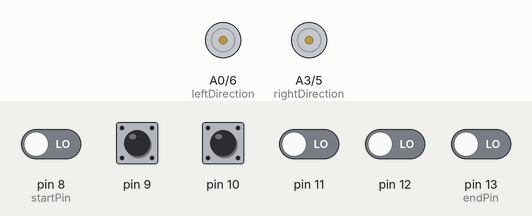
Simulated run of this sketch. Board: Arduino Uno, built with avr-gcc and run on an emulated ATmega328P. Parts: direction and speed pins drawn as motors (green arrow = direction pin HIGH = forward, orange = LOW = backward, longer = more drive). The test bench sets the inputs (shaded band); at power-on: pin 8 (startPin), pin 9–12, pin 13 (endPin) LOW. What the sketch prints to the serial monitor is not drawn.

Above: at 1.2 s.
1.3 s: pin 10 pulsed HIGH 5 times (0.12 s each, 0.3 s apart)
At 4.5 s:
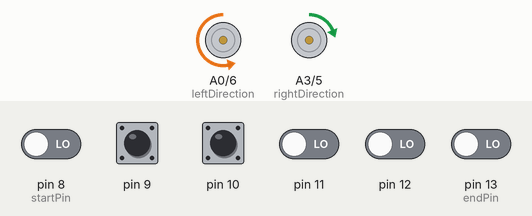
4.8 s: pin 9 pulsed HIGH 2 times (0.12 s each, 0.3 s apart)
At 11.7 s:
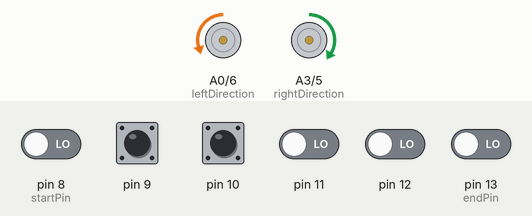
Timing chart, 0 to 13.2 s (numbered marks = the images above; inputs shaded):
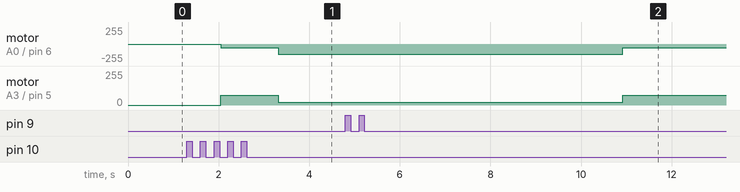

Measured:
- after the input at 4.8 s, motor on A0 (leftDirection) / pin 6 (leftPWM): backward 150/255 → backward 59/255 after 6.1 s instead of 6.5 s; motor on A3 (rightDirection) / pin 5 (rightPWM): forward 19/255 → forward 75/255 after 6.1 s instead of 6.5 s

The sketch:

drive_radio3.ino
```cpp
int startPin = 8; // to initialize the radio pins
int endPin = 13;
int lastReading[18];
int readCount;
char* pinName[] = {"elevator", "aileron", "throttle", "flaps", "aux 3", "rudder"};
int theChangePin;
char* concatOutput = "";
int biggestChange;

int leftPWM = 6;
int leftDirection = A0;
int rightPWM = 5;
int rightDirection = A3;

int radioPWM; //duration of the pulsein from the radio
int turnAmount;

boolean showSerialRadioInfo = true; //show all radio values in the serial monitor
long previousShortMillis = 0; //short interval timer
long shortInterval = 50; // short interval timer
long previousMediumMillis = 0; // medium interval timer
long mediumInterval = 2000; // medium interval timer

  void setup() {
    Serial.begin(9600);

    pinMode(leftDirection, OUTPUT);
    pinMode(rightDirection, OUTPUT);
    for (int count=startPin; count<=endPin; count++) {
      pinMode(count, INPUT);//set pins
      //lastReading[count] = 0; //fill array
    }
  }

  void loop() {
    unsigned long currentMillis = millis();

    // very frequent events
    if (currentMillis - previousShortMillis > shortInterval) {
      previousShortMillis = currentMillis;

      move();
    }

    // medium frequency events
    if (currentMillis - previousMediumMillis > mediumInterval) {
      previousMediumMillis = currentMillis;

      if (showSerialRadioInfo) { printRadioInputs(); }


    }

  }

  void move() {

    radioPWM = pulseIn(10, HIGH);

   // if (radioPWM > 1115) { //see if we should move

        if (radioPWM > 1450) { //We are moving forward
          //Serial.print(radioPWM);
          //Serial.println(" we are moving forward");

          int motorSpeed = map(radioPWM, 1450, 1910, 30, 255);
          //Serial.println(motorSpeed);

          digitalWrite(A0, HIGH); //write forward direction to left and right with split cables
          digitalWrite(A3, LOW);

          setMotorSpeeds(motorSpeed);

        } else if (radioPWM < 1350) { //We are in reverse

         // Serial.print(radioPWM);
         // Serial.println(" we are moving backward");

          //we map the input to 150 - 30 to slow it down a bit in reverse
          int motorSpeed = map(radioPWM, 1050, 1349, 150, 30);
        // Serial.println(motorSpeed);

          digitalWrite(A0, LOW); //write forward direction to left and right with split cables
          digitalWrite(A3, HIGH);

          setMotorSpeeds(motorSpeed);

        } else {
          stopMotors();
        }

//      } else {
//        stopMotors();
//      }


  }

  void setMotorSpeeds(int motorSpeed) {

       int leftMotorSpeed, rightMotorSpeed;


    Serial.print("raw motor speed ");
        Serial.println(motorSpeed);

      turnAmount = pulseIn(13, HIGH);

         Serial.print("turnAmount ");
        Serial.println(turnAmount);

      if (turnAmount < 1400) { //we ar turning right

        // so we reduce the speed of the right track
        int adjustSpeedBy = map(turnAmount, 1050, 1399, motorSpeed, 0);


        leftMotorSpeed = motorSpeed;
        rightMotorSpeed = motorSpeed - adjustSpeedBy;


      } else if (turnAmount > 1500) { //we ar turning left

        int adjustSpeedBy = map(turnAmount, 1499, 1800, 0, motorSpeed);

                 Serial.print("adjustSpeedBy ");
        Serial.println(adjustSpeedBy);

        leftMotorSpeed = motorSpeed - adjustSpeedBy;
        leftMotorSpeed = constrain(leftMotorSpeed, 0, 255);

        rightMotorSpeed = motorSpeed;

        //delay(2000);
        Serial.print("left motor speed ");
        Serial.print(leftMotorSpeed);
        Serial.print("right motor speed ");
        Serial.println(rightMotorSpeed);

      } else { // we are going straight
        leftMotorSpeed = motorSpeed;
        rightMotorSpeed = motorSpeed;
      }

      analogWrite(leftPWM, leftMotorSpeed);
      analogWrite(rightPWM, rightMotorSpeed);
  }

  void stopMotors() {
      analogWrite(leftPWM, 0);
      analogWrite(rightPWM, 0);
      Serial.println(" set right left to 0");
  }

  void moveForward() {

        Serial.print(radioPWM);
        Serial.println(" we are moving");

        int forwardSpeed = map(radioPWM, 1115, 1890, 30, 255);
        Serial.println(forwardSpeed);

        digitalWrite(A0, HIGH); //write forward direction to left and right with split cables
        digitalWrite(A3, LOW);

        analogWrite(leftPWM, forwardSpeed);
        analogWrite(rightPWM, forwardSpeed);

  }


  void printRadioInputs() {
      biggestChange = 0;
      for (readCount=startPin; readCount<=endPin; readCount++) {
        int duration = pulseIn(readCount, HIGH);

        int change = duration - lastReading[readCount];
        change = abs(change);
        lastReading[readCount] = duration;

        if (change > biggestChange) {
          biggestChange = change;
          theChangePin = readCount;
        }

        String pinReading = "Pin ";
        if (duration == 0) {
          pinReading = pinReading + readCount + " 0000  |  ";
        } else {
          pinReading = pinReading + readCount + " " + duration + "  |  ";
        }
        Serial.print(pinReading);
      }

      Serial.print("Biggest change ");
      Serial.print(biggestChange);
      Serial.print(" on pin ");
      Serial.print(theChangePin);
      Serial.print("  ");
      Serial.println(pinName[(theChangePin-startPin)]);
  }//printRadioInputs
```
